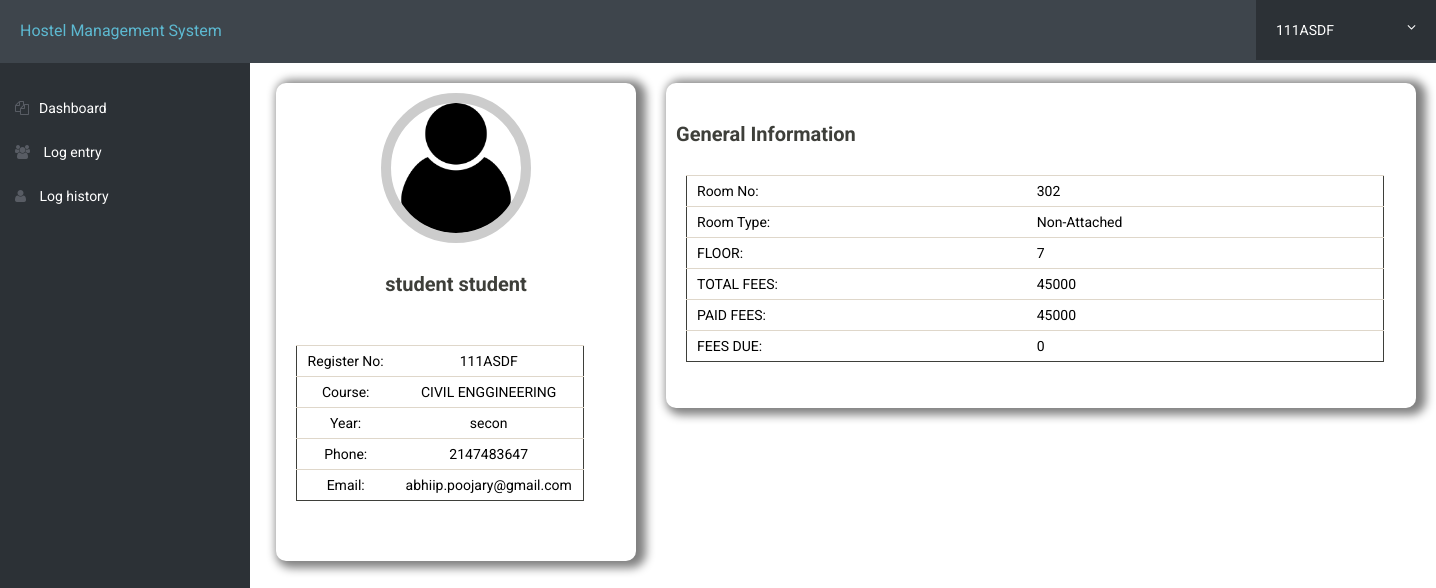
Page /home/index.php (signed in) on the committed database.
### tables this page shows
CREATE TABLE `pay_details` (
  `ROOM_NO` int(11) NOT NULL,
  `REG_NO` varchar(11) NOT NULL,
  `TOTAL_AMT` float DEFAULT NULL,
  `PAID_AMT` float DEFAULT NULL,
  `DUE_AMT` float DEFAULT NULL
);

CREATE TABLE `residence` (
  `F_NAME` varchar(50) DEFAULT NULL,
  `L_NAME` varchar(50) DEFAULT NULL,
  `M_INIT` varchar(10) DEFAULT NULL,
  `DOB` date DEFAULT NULL,
  `COURSE` varchar(300) DEFAULT NULL,
  `YEAR` varchar(5) DEFAULT NULL,
  `EMAIL` varchar(50) DEFAULT NULL,
  `PHONE_NO` int(11) DEFAULT NULL,
  `ADDRESS` varchar(350) DEFAULT NULL,
  `REG_NO` varchar(11) NOT NULL,
  `PASSWD` varchar(60) DEFAULT NULL,
  `DATE_OF_JOIN` date DEFAULT NULL,
  `admin` char(2) DEFAULT NULL,
  `GENDER` char(7) DEFAULT NULL
);

CREATE TABLE `room` (
  `ROOM_NO` int(11) NOT NULL,
  `FLOOR` int(11) DEFAULT NULL,
  `ROOM_TYPE` varchar(50) DEFAULT NULL,
  `ROOM_CAPACITY` int(11) DEFAULT NULL,
  `VACANT` int(11) DEFAULT NULL,
  `PRICE` int(11) DEFAULT NULL
);

### home/index.php (the view, shortened to what this page needs)
<!DOCTYPE html>
<html lang="en">
<head>
</head>
<body>
<?php
include 'include/DBconnect.php';
include 'include/head.php';
$reg_no = $_SESSION['reg_no'];
$sql = "SELECT r.F_NAME,r.M_INIT,r.L_NAME,r.COURSE,r.YEAR,r.EMAIL,r.PHONE_NO,r.ADDRESS,m.ROOM_NO,m.ROOM_TYPE,m.FLOOR,p.TOTAL_AMT,p.PAID_AMT,p.DUE_AMT FROM residence r,room m,pay_details p WHERE p.ROOM_NO = m.ROOM_NO AND r.REG_NO = p.REG_NO AND r.REG_NO = '".$reg_no."';";
$res = mysqli_query($conn,$sql);
if (mysqli_num_rows($res) > 0) {
    while ($row = mysqli_fetch_array($res))
    {
?>
<div class="student-profile py-4">
    <div class="container bg-secondary">
        <div class="row">
            <div class="col-md-4">
                <div class="card shadow">
                    <div class="card-header bg-transparent text-center">
                    <img class="profile_img" src="assets/img/prof.png" alt="student dp">
                    <h3><?php echo $row['F_NAME']." ".$row['L_NAME']; ?></h3>
                    <div class="card-body">
                        <br>
                        <br>
                        <table class="table" style="width: 80%;">
                            <tr>
                                <td>Register No:</td>
                                <td><?php echo $reg_no; ?></td>
    </tr>
    <tr>
                                <td>Course:</td>
                                <td><?php echo $row['COURSE']; ?></td>
                            </tr>
                            <tr>
                                <td>Year:</td>
                                <td><?php echo $row['YEAR']; ?></td>
                            </tr>
                            <tr>
                                <td>Phone:</td>
                                <td><?php echo $row['PHONE_NO']; ?></td>
                            </tr>
                            <tr>
                                <td>Email: </td>
                                <td><?php echo $row['EMAIL']; ?></td>
                            </tr>
                        </table>
                        <br>
                        <br>
                    </div>
                    </div>
                </div>
            </div>
            <div class="col-md-8">
            <div class="card shadow">
         <div class="card-header">
             <br>
             <h3 style = "margin-left: 10px;">General Information</h3>
             <br>
         </div>
         <div class="card-body">
             <table class="table" style="width: 93%;">
                 <tr>
                     <td>Room No:</td>
                     <td><?php echo $row['ROOM_NO']; ?></td>
                 </tr>
                 <tr>
                     <td>Room Type:</td>
                     <td><?php echo $row['ROOM_TYPE']; ?></td>
                 </tr>
                 <tr>
                     <td>FLOOR: </td>
                     <td><?php echo $row['FLOOR']; ?></td>
                 </tr>
                 <tr>
                     <td>TOTAL FEES:</td>
                     <td><?php echo $row['TOTAL_AMT']; ?></td>
                 </tr>
                 <tr>
                     <td>PAID FEES:</td>
                     <td><?php echo $row['PAID_AMT']; ?></td>
                 </tr>
                 <tr>
                     <td>FEES DUE:</td>
                     <td><?php echo$row['DUE_AMT']; ?></td>
                 </tr>
             </table>
         </div>
          <div style="height: 26px"></div>
      </div>
            </div>
        </div>
    </div>
</div>
<?php
    }
}
?>
        </body>

### home/include/head.php (shortened to what this page needs)
<!doctype html>
<html lang="en" class="no-js">
<head>
	<link rel="stylesheet" href="assets/css/prof.css">
	<link rel="stylesheet" href="assets/css/font-awesome.min.css">
	<link rel="stylesheet" href="assets/css/bootstrap.min.css">
	<link rel="stylesheet" href="assets/css/dataTables.bootstrap.min.css">>
	<link rel="stylesheet" href="assets/css/bootstrap-social.css">
	<link rel="stylesheet" href="assets/css/bootstrap-select.css">
	<link rel="stylesheet" href="assets/css/fileinput.min.css">
	<link rel="stylesheet" href="assets/css/awesome-bootstrap-checkbox.css">
	<link rel="stylesheet" href="assets/css/style.css">
	<link rel="stylesheet" href="assets/css/profile.css">
</head>
<?php if(True)
{ ?><div class="brand clearfix">
		<a href="index.php" class="logo" style="font-size:16px;">Hostel Management System</a>
		<ul class="ts-profile-nav">
			<li class="ts-account">
				<a href="index.php"><i></i> <span id="acc"></span> <i class="fa fa-angle-down hidden-side"></i></a>
			</li>
		</ul>
	</div>
	<?php } ?>
	<div class="ts-main-content">
	<nav class="ts-sidebar">
			<ul class="ts-sidebar-menu">
				<li class="ts-label"></li>
				<?PHP if(True)
				{ ?>
					<li><a href="index.php"><i class="fa fa-files-o"></i>Dashboard</a></li>
				<li><a href="log.php"><i class="fa fa-users"></i> Log entry</a></li>
				<li><a href="log_history.php"><i class="fa fa-user"></i> Log history</a></li>
<?php } else { ?>
				<li><a href="index.php"><i class="fa fa-files-o"></i>Dashboard.php</a></li>
				<li><a href="log.php"><i class="fa fa-users"></i> User Login</a></li>
				<li><a href="log_history.php"><i class="fa fa-user"></i> Log history</a></li>
				<?php } ?>
			</ul>
		</nav>
	</div>
<div style=" margin-left: 256px;">

### home/assets/css/prof.css (style rules this page uses)
.table { width: 80%; margin-left: 20px; max-width: 100%; margin-bottom: 20px; border-left: 1px solid; border-right: 1px solid; border-bottom: 1px solid; }
.shadow { box-shadow: 5px 2px 10px 5px grey; }
.student-profile .card { border-radius: 10px; }
.student-profile .card .card-header .profile_img { width: 150px; height: 150px; object-fit: cover; margin: 10px auto; border: 10px solid #ccc; border-radius: 50%; }
.student-profile .card h3 { font-size: 20px; font-weight: 700; }
.student-profile .table th, .student-profile .table td { font-size: 14px; padding: 5px 10px; color: #000; }

### home/assets/css/style.css (style rules this page uses)
html { font-size: 14px; }
@media only screen and (min-width: 480px) { html { font-size: 17px; } }
@media only screen and (min-width: 768px) { html { font-size: 14px; } }
body { font-size: 1em; }
a { color: #37a6c4; }
ul, li { margin: 0; padding: 0; list-style: none; }
.brand { background: #3e454c; position: relative; z-index: 3; position: fixed; width: 100%; top: 0; }
.brand .logo { box-sizing: border-box; padding: 20px; float: left; display: block; width: 200px; }
@media only screen and (min-width: 992px) { .brand .logo { width: 250px; } }
.brand .ts-profile-nav { float: right; display: none; }
.brand .ts-profile-nav li { float: left; position: relative; }
.brand .ts-profile-nav li a { display: block; padding: 20px; color: #fff; }
.brand .ts-profile-nav .ts-account .fa-angle-down { float: right; }
.brand .ts-profile-nav .ts-account > a { width: 180px; background: #2c3136; }
@media only screen and (min-width: 992px) { .brand .ts-profile-nav { display: block; } }
.ts-sidebar { background: #2c3136; max-height: 0; transition: max-height 0.3s; overflow: hidden; position: fixed; z-index: 2; width: 100%; bottom: 0; top: 60px; overflow-y: auto; }
@media only screen and (min-width: 992px) { .ts-sidebar { max-height: 100%; bottom: 0; } }
.ts-sidebar-menu .ts-label { color: #585c64; font-weight: bold; padding: 8px 15px; text-transform: uppercase; font-size: 10px; letter-spacing: 3px; margin-top: 10px; }
.ts-sidebar-menu a { display: block; text-decoration: none; padding: 12px 15px; color: #fff; }
.ts-sidebar-menu li { position: relative; }
.ts-sidebar-menu li i { color: #585c64; margin-right: 10px; }
@media only screen and (min-width: 992px) { .ts-main-content .ts-sidebar { width: 250px; float: left; } }

### home/index.php (style rules this page uses)
body { margin: 0; font-family: 'Lato', sans-serif; color: #000; }

### rows in the picture
pay_details: REG_NO.F_NAME "student", REG_NO.L_NAME "student", REG_NO.COURSE "CIVIL ENGGINEERING", REG_NO.YEAR "secon", REG_NO.PHONE_NO "2147483647", REG_NO.EMAIL "abhiip.poojary@gmail.com", ROOM_NO.ROOM_NO "302", ROOM_NO.ROOM_TYPE "Non-Attached", ROOM_NO.FLOOR "7", TOTAL_AMT "45000", PAID_AMT "45000", DUE_AMT "0"
